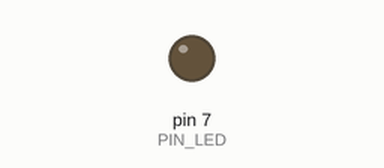
Recording of a sketch running on a simulated Arduino Uno, built with avr-gcc and run on an emulated ATmega328P. Parts: output pins drawn as LEDs (lit = HIGH).

Above: at 0.1 s.
At 3.3 s:
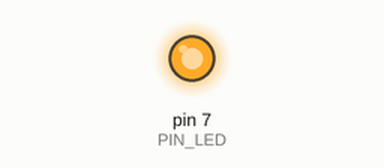
Timing chart, 0 to 4.8 s (numbered marks = the images above):
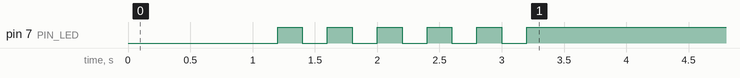

The sketch:

05_practice_2.ino.ino
```cpp
#define PIN_LED 7
unsigned int x;


void setup() {
  pinMode(PIN_LED, OUTPUT);
  Serial.begin(115200);
  while (!Serial){
    ;
  }
  delay(1000);
  for(x = 0; x<6;x++ ){
  digitalWrite(PIN_LED,0);
  delay(200);
  digitalWrite(PIN_LED,1);
  delay(200);
  }


  // put your setup code here, to run once:
}

void loop() {


  // put your main code here, to run repeatedly:

}
```
